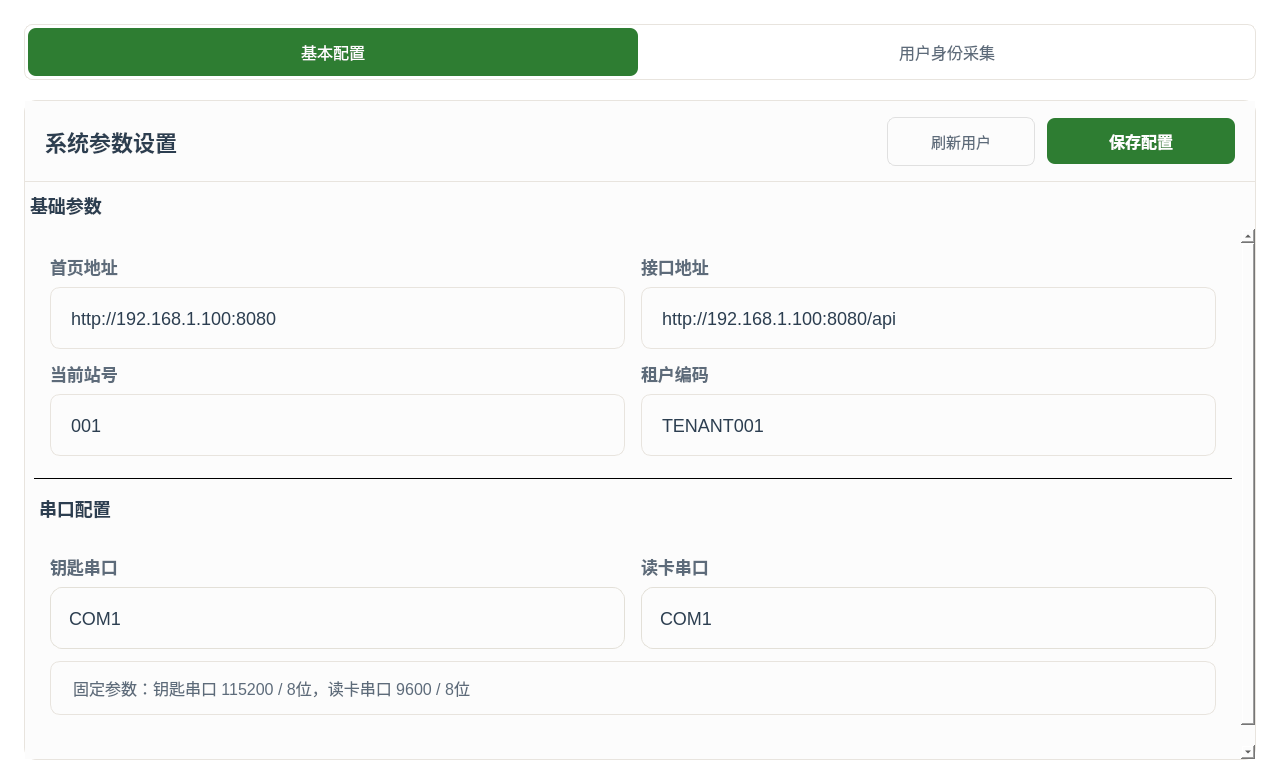
<?xml version="1.0" encoding="UTF-8"?>
<ui version="4.0">
 <class>SystemPage</class>
 <widget class="QWidget" name="SystemPage">
  <property name="geometry">
   <rect>
    <x>0</x>
    <y>0</y>
    <width>1280</width>
    <height>735</height>
   </rect>
  </property>
  <property name="styleSheet">
   <string notr="true">
/* ========== 系统设置页面样式 ========== */
#SystemPage {
    background-color: transparent;
}

/* 页面标题 */
#pageTitle {
    color: #2C3E50;
    font-size: 24px;
    font-weight: normal;
}

/* 标签页切换按钮 - 基础样式 */
#tabBasic, #tabAdvanced {
    background-color: transparent;
    color: #5D6B7A;
    font-size: 16px;
    border: none;
    border-radius: 8px;
    padding: 12px 22px;
    min-width: 120px;
}

#tabBasic:hover, #tabAdvanced:hover, #tabUserIdentity:hover {
    background-color: #E8F5E9;
}

#tabBasic:pressed, #tabAdvanced:pressed, #tabUserIdentity:pressed {
    background-color: #C8E6C9;
}

#tabBasic:checked, #tabAdvanced:checked, #tabUserIdentity:checked {
    background-color: #2E7D32;
    color: #FFFFFF;
}

#sysTabs {
    background-color: #FFFFFF;
    border: 1px solid #E8E4DE;
    border-radius: 8px;
    padding: 4px;
}

/* 表单面板 */
#sysFormPanel {
    background-color: #FFFFFF;
    border: 1px solid #E8E4DE;
    border-radius: 12px;
}

#formHeader {
    border-bottom: 1px solid #E8E4DE;
    background: transparent;
}

#contentStack {
    background: transparent;
    border: none;
}

#basicPage, #advancedPage {
    background: transparent;
}

#basicIntroCard {
    background-color: #F8FAFB;
    border: 1px solid #E8E4DE;
    border-radius: 12px;
}

#basicProfileCard, #basicSerialCard {
    background-color: transparent;
    border: none;
    border-radius: 0;
}

#basicHintLabel {
    color: #5D6B7A;
    font-size: 13px;
    background: transparent;
    border: none;
}

#advancedIntroCard {
    background-color: #F8FAFB;
    border: 1px solid #E8E4DE;
    border-radius: 12px;
}

#advancedHintLabel {
    color: #5D6B7A;
    font-size: 13px;
    background: transparent;
    border: none;
}

#advancedContentHost {
    background-color: #FFFFFF;
    border: none;
    border-radius: 12px;
}

#advancedActionCard, #advancedTableCard {
    background: transparent;
    border: none;
}

#advancedActionHintLabel {
    color: #FF6B35;
    font-size: 13px;
    background: transparent;
    border: none;
}

#formScrollArea {
    border: none;
    background: transparent;
}

#collectFingerprintBtn {
    background-color: #FFFFFF;
    color: #2E7D32;
    font-size: 16px;
    border: 1px solid #2E7D32;
    border-radius: 8px;
    padding: 12px 22px;
    min-width: 132px;
}

#collectFingerprintBtn:hover {
    background-color: #E8F5E9;
}

#collectFingerprintBtn:pressed {
    background-color: #C8E6C9;
}

#collectFingerprintBtn:disabled {
    background-color: #FAFAFA;
    color: #B9C2BB;
    border: 1px solid #E8E4DE;
}

#deleteCardBtn {
    background-color: #FFFFFF;
    color: #C62828;
    font-size: 16px;
    border: 1px solid #E0B6B6;
    border-radius: 8px;
    padding: 12px 22px;
    min-width: 132px;
}

#deleteCardBtn:hover {
    background-color: #FFF2F2;
}

#deleteCardBtn:pressed {
    background-color: #F6DCDC;
}

#deleteCardBtn:disabled {
    background-color: #FAFAFA;
    color: #CCB7B7;
    border-color: #E8E4DE;
}

#deleteFingerprintBtn {
    background-color: #FFFFFF;
    color: #C62828;
    font-size: 16px;
    border: 1px solid #E0B6B6;
    border-radius: 8px;
    padding: 12px 22px;
    min-width: 132px;
}

#deleteFingerprintBtn:hover {
    background-color: #FFF2F2;
}

#deleteFingerprintBtn:pressed {
    background-color: #F6DCDC;
}

#deleteFingerprintBtn:disabled {
    background-color: #FAFAFA;
    color: #CCB7B7;
    border-color: #E8E4DE;
}

#collectFingerprintPlaceholderBtn {
    background-color: #FFFFFF;
    color: #2E7D32;
    font-size: 16px;
    border: 1px solid #2E7D32;
    border-radius: 8px;
    padding: 12px 22px;
    min-width: 132px;
}

#collectFingerprintPlaceholderBtn:hover {
    background-color: #E8F5E9;
}

#collectFingerprintPlaceholderBtn:pressed {
    background-color: #C8E6C9;
}

#collectFingerprintPlaceholderBtn:disabled {
    background-color: #FAFAFA;
    color: #B9C2BB;
    border: 1px solid #E8E4DE;
}

#userTable {
    background-color: #FFFFFF;
    border: 1px solid #E8E4DE;
    border-radius: 8px;
    gridline-color: #E8E4DE;
}

#userTable::item {
    padding: 8px;
    border-bottom: 1px solid #E8E4DE;
}

#userTable::item:selected {
    background-color: #E8F5E9;
    color: #2C3E50;
}

#userTable QHeaderView::section {
    background-color: #F5F3EF;
    color: #2C3E50;
    font-weight: bold;
    padding: 10px;
    border: none;
    border-bottom: 1px solid #E8E4DE;
}

/* 表单标题 */
#formTitle {
    color: #2C3E50;
    font-size: 22px;
    font-weight: bold;
    border: none;
    background: transparent;
}

/* 分区标题 - 加粗醒目 */
#sectionTitle1, #basicSectionTitle, #advancedSectionTitle {
    color: #2C3E50;
    font-size: 18px;
    font-weight: bold;
    background: transparent;
    border: none;
    padding: 10px 0;
}

/* 字段标签 - 无边框纯文字 */
#field1Label, #field2Label, #field3Label, #field4Label, 
#field5Label, #field6Label, #field7Label, #field8Label {
    color: #5D6B7A;
    font-size: 17px;
    font-weight: 600;
    background: transparent;
    border: none;
    padding: 0;
}

/* 输入框 */
QLineEdit {
    background-color: #F5F3EF;
    border: 1px solid #E8E4DE;
    border-radius: 10px;
    padding: 16px 18px;
    font-size: 18px;
    color: #2C3E50;
    min-height: 28px;
}

/* 下拉框 */
QComboBox {
    background-color: #F7F6F2;
    border: 1px solid #E3E0D8;
    border-radius: 12px;
    padding: 16px 34px 16px 18px;
    font-size: 18px;
    color: #2C3E50;
    min-width: 140px;
    min-height: 28px;
}

QComboBox:disabled, QComboBox[readOnlyMuted=&quot;true&quot;] {
    background-color: #FAFAFA;
    color: #9AA4AF;
    border: 1px solid #E8E4DE;
}

QComboBox:disabled::drop-down, QComboBox[readOnlyMuted=&quot;true&quot;]::drop-down {
    background: transparent;
}

QComboBox:disabled QAbstractItemView, QComboBox[readOnlyMuted=&quot;true&quot;] QAbstractItemView {
    color: #9AA4AF;
}

QLineEdit:focus, QComboBox:focus {
    border-color: #2E7D32;
}

QComboBox::drop-down {
    subcontrol-origin: padding;
    subcontrol-position: top right;
    width: 24px;
    border: none;
    background: transparent;
}

QComboBox::down-arrow {
    image: url(:/branding/chevron_down.svg);
    width: 10px;
    height: 6px;
    margin-right: 8px;
}

QComboBox QAbstractItemView {
    background-color: #FFFFFF;
    color: #1F2937;
    border: 1px solid #DAD7CF;
    border-radius: 12px;
    padding: 4px;
    font-size: 17px;
    selection-background-color: #FFFFFF;
    selection-color: #1F2937;
    outline: 0;
}

QComboBox QAbstractItemView::item {
    min-height: 44px;
    padding: 0 14px;
    color: #1F2937;
    background-color: #FFFFFF;
}

QComboBox QAbstractItemView::item:hover {
    background-color: #FFFFFF;
    color: #1F2937;
}

QComboBox QAbstractItemView::item:selected {
    background-color: #FFFFFF;
    color: #1F2937;
}

/* 刷新按钮 - 点击效果 */
#refreshBtn {
    background-color: #FFFFFF;
    color: #5D6B7A;
    font-size: 15px;
    border: 1px solid #E0E0E0;
    border-radius: 8px;
    padding: 12px 18px;
    min-width: 110px;
}

#refreshBtn:pressed {
    background-color: #BDBDBD;
    border-color: #888888;
    color: #333333;
}

/* 保存按钮 - 点击效果 */
#saveBtn {
    background-color: #2E7D32;
    color: #FFFFFF;
    font-size: 15px;
    border: none;
    border-radius: 8px;
    padding: 12px 20px;
    min-width: 148px;
}

#saveBtn:pressed {
    background-color: #145A14;
}

#serialFixedHintLabel {
    color: #5D6B7A;
    font-size: 16px;
    background-color: #F8FAFB;
    border: 1px solid #E8E4DE;
    border-radius: 10px;
    padding: 14px 18px;
}

#field5Label[readOnlyMuted=&quot;true&quot;], #field6Label[readOnlyMuted=&quot;true&quot;] {
    color: #AAB4AE;
}

#serialFixedHintLabel[readOnlyMuted=&quot;true&quot;] {
    color: #9AA4AF;
    background-color: #FAFAFA;
    border: 1px solid #E8E4DE;
}

/* 分隔线 */
.divider {
    background-color: #E8E4DE;
}
   </string>
  </property>
  <layout class="QVBoxLayout" name="mainLayout">
   <property name="spacing">
    <number>20</number>
   </property>
   <property name="leftMargin">
    <number>24</number>
   </property>
   <property name="topMargin">
    <number>24</number>
   </property>
   <property name="rightMargin">
    <number>24</number>
   </property>
   <property name="bottomMargin">
    <number>24</number>
   </property>
   <item>
    <layout class="QHBoxLayout" name="pageHeader">
     <property name="spacing">
      <number>16</number>
     </property>
     <item>
      <widget class="QWidget" name="sysTabs" native="true">
       <layout class="QHBoxLayout" name="sysTabsLayout">
        <property name="spacing">
         <number>4</number>
        </property>
        <property name="leftMargin">
         <number>4</number>
        </property>
        <property name="topMargin">
         <number>4</number>
        </property>
        <property name="rightMargin">
         <number>4</number>
        </property>
        <property name="bottomMargin">
         <number>4</number>
        </property>
        <item>
         <widget class="QPushButton" name="tabBasic">
          <property name="text">
           <string>基本配置</string>
          </property>
          <property name="checkable">
           <bool>true</bool>
          </property>
          <property name="checked">
           <bool>true</bool>
          </property>
          <property name="autoExclusive">
           <bool>true</bool>
          </property>
         </widget>
        </item>
        <item>
         <widget class="QPushButton" name="tabAdvanced">
          <property name="text">
           <string>用户身份采集</string>
          </property>
          <property name="checkable">
           <bool>true</bool>
          </property>
          <property name="autoExclusive">
           <bool>true</bool>
          </property>
         </widget>
        </item>
       </layout>
      </widget>
     </item>
    </layout>
   </item>
   <item>
    <widget class="QFrame" name="sysFormPanel">
     <property name="frameShape">
      <enum>QFrame::StyledPanel</enum>
     </property>
     <layout class="QVBoxLayout" name="sysFormPanelLayout">
      <property name="spacing">
       <number>0</number>
      </property>
      <property name="leftMargin">
       <number>0</number>
      </property>
      <property name="topMargin">
       <number>0</number>
      </property>
      <property name="rightMargin">
       <number>0</number>
      </property>
      <property name="bottomMargin">
       <number>0</number>
      </property>
      <item>
       <widget class="QWidget" name="formHeader" native="true">
        <property name="styleSheet">
         <string notr="true">background-color: rgb(252, 252, 252);</string>
        </property>
        <layout class="QHBoxLayout" name="formHeaderLayout">
         <property name="spacing">
          <number>12</number>
         </property>
         <property name="leftMargin">
          <number>20</number>
         </property>
         <property name="topMargin">
          <number>16</number>
         </property>
         <property name="rightMargin">
          <number>20</number>
         </property>
         <property name="bottomMargin">
          <number>16</number>
         </property>
         <item>
          <widget class="QLabel" name="formTitle">
           <property name="text">
            <string>系统参数设置</string>
           </property>
          </widget>
         </item>
         <item>
          <spacer name="formHeaderSpacer">
           <property name="orientation">
            <enum>Qt::Horizontal</enum>
           </property>
           <property name="sizeHint" stdset="0">
            <size>
             <width>40</width>
             <height>20</height>
            </size>
           </property>
          </spacer>
         </item>
         <item>
          <widget class="QPushButton" name="refreshBtn">
           <property name="text">
            <string>刷新用户</string>
           </property>
          </widget>
         </item>
         <item>
          <widget class="QPushButton" name="saveBtn">
           <property name="minimumSize">
            <size>
             <width>188</width>
             <height>46</height>
            </size>
           </property>
           <property name="cursor">
            <cursorShape>PointingHandCursor</cursorShape>
           </property>
           <property name="styleSheet">
            <string notr="true">QPushButton#saveBtn {
    background-color: #2E7D32;
    color: #FFFFFF;
    font-size: 16px;
    font-weight: 600;
    border: none;
    border-radius: 8px;
    padding: 10px 20px;
}

QPushButton#saveBtn:hover {
    background-color: #256B29;
}

QPushButton#saveBtn:pressed {
    background-color: #145A14;
}

QPushButton#saveBtn:disabled {
    background-color: #BFD7C1;
    color: #F7FBF7;
}</string>
           </property>
           <property name="text">
            <string>保存配置</string>
           </property>
          </widget>
         </item>
        </layout>
       </widget>
      </item>
      <item>
       <widget class="QStackedWidget" name="contentStack">
        <property name="currentIndex">
         <number>0</number>
        </property>
        <widget class="QWidget" name="basicPage">
         <layout class="QVBoxLayout" name="basicPageLayout">
          <property name="spacing">
           <number>0</number>
          </property>
          <property name="leftMargin">
           <number>0</number>
          </property>
          <property name="topMargin">
           <number>0</number>
          </property>
          <property name="rightMargin">
           <number>0</number>
          </property>
          <property name="bottomMargin">
           <number>0</number>
          </property>
          <item>
           <widget class="QLabel" name="basicSectionTitle">
            <property name="styleSheet">
             <string notr="true">background-color: rgb(252, 252, 252);</string>
            </property>
            <property name="text">
             <string>基础参数</string>
            </property>
           </widget>
          </item>
          <item>
           <widget class="QScrollArea" name="formScrollArea">
            <property name="styleSheet">
             <string notr="true">background-color: rgb(252, 252, 252);</string>
            </property>
            <property name="widgetResizable">
             <bool>true</bool>
            </property>
            <widget class="QWidget" name="formBody">
             <property name="geometry">
              <rect>
               <x>0</x>
               <y>0</y>
               <width>1213</width>
               <height>553</height>
              </rect>
             </property>
             <layout class="QGridLayout" name="gridLayout">
              <item row="0" column="0" colspan="2">
               <widget class="QFrame" name="basicProfileCard">
                <property name="frameShape">
                 <enum>QFrame::StyledPanel</enum>
                </property>
                <layout class="QGridLayout" name="basicProfileLayout">
                 <property name="leftMargin">
                  <number>16</number>
                 </property>
                 <property name="topMargin">
                  <number>16</number>
                 </property>
                 <property name="rightMargin">
                  <number>16</number>
                 </property>
                 <property name="bottomMargin">
                  <number>16</number>
                 </property>
                 <property name="horizontalSpacing">
                  <number>16</number>
                 </property>
                 <property name="verticalSpacing">
                  <number>12</number>
                 </property>
                 <item row="0" column="0">
                  <layout class="QVBoxLayout" name="field1Layout">
                   <property name="spacing">
                    <number>8</number>
                   </property>
                   <item>
                    <widget class="QLabel" name="field1Label">
                     <property name="text">
                      <string>首页地址</string>
                     </property>
                    </widget>
                   </item>
                   <item>
                    <widget class="QLineEdit" name="homeUrlEdit">
                     <property name="text">
                      <string>http://192.168.1.100:8080</string>
                     </property>
                    </widget>
                   </item>
                  </layout>
                 </item>
                 <item row="0" column="1">
                  <layout class="QVBoxLayout" name="field2Layout">
                   <property name="spacing">
                    <number>8</number>
                   </property>
                   <item>
                    <widget class="QLabel" name="field2Label">
                     <property name="text">
                      <string>接口地址</string>
                     </property>
                    </widget>
                   </item>
                   <item>
                    <widget class="QLineEdit" name="apiUrlEdit">
                     <property name="text">
                      <string>http://192.168.1.100:8080/api</string>
                     </property>
                    </widget>
                   </item>
                  </layout>
                 </item>
                 <item row="1" column="0">
                  <layout class="QVBoxLayout" name="field3Layout">
                   <property name="spacing">
                    <number>8</number>
                   </property>
                   <item>
                    <widget class="QLabel" name="field3Label">
                     <property name="text">
                      <string>当前站号</string>
                     </property>
                    </widget>
                   </item>
                   <item>
                    <widget class="QLineEdit" name="stationIdEdit">
                     <property name="text">
                      <string>001</string>
                     </property>
                    </widget>
                   </item>
                  </layout>
                 </item>
                 <item row="1" column="1">
                  <layout class="QVBoxLayout" name="field4Layout">
                   <property name="spacing">
                    <number>8</number>
                   </property>
                   <item>
                    <widget class="QLabel" name="field4Label">
                     <property name="text">
                      <string>租户编码</string>
                     </property>
                    </widget>
                   </item>
                   <item>
                    <widget class="QLineEdit" name="tenantCodeEdit">
                     <property name="text">
                      <string>TENANT001</string>
                     </property>
                    </widget>
                   </item>
                  </layout>
                 </item>
                </layout>
               </widget>
              </item>
              <item row="1" column="0" colspan="2">
               <widget class="QFrame" name="divider1">
                <property name="minimumSize">
                 <size>
                  <width>0</width>
                  <height>1</height>
                 </size>
                </property>
                <property name="maximumSize">
                 <size>
                  <width>16777215</width>
                  <height>1</height>
                 </size>
                </property>
                <property name="styleSheet">
                 <string notr="true">background-color: #E8E4DE;</string>
                </property>
                <property name="frameShape">
                 <enum>QFrame::HLine</enum>
                </property>
               </widget>
              </item>
              <item row="2" column="0" colspan="2">
               <widget class="QLabel" name="sectionTitle1">
                <property name="text">
                 <string>串口配置</string>
                </property>
               </widget>
              </item>
              <item row="3" column="0" colspan="2">
               <widget class="QFrame" name="basicSerialCard">
                <property name="frameShape">
                 <enum>QFrame::StyledPanel</enum>
                </property>
                <layout class="QGridLayout" name="basicSerialLayout">
                 <property name="leftMargin">
                  <number>16</number>
                 </property>
                 <property name="topMargin">
                  <number>16</number>
                 </property>
                 <property name="rightMargin">
                  <number>16</number>
                 </property>
                 <property name="bottomMargin">
                  <number>16</number>
                 </property>
                 <property name="horizontalSpacing">
                  <number>16</number>
                 </property>
                 <property name="verticalSpacing">
                  <number>12</number>
                 </property>
                 <item row="0" column="0">
                  <layout class="QVBoxLayout" name="field5Layout">
                   <property name="spacing">
                    <number>8</number>
                   </property>
                   <item>
                    <widget class="QLabel" name="field5Label">
                     <property name="text">
                      <string>钥匙串口</string>
                     </property>
                    </widget>
                   </item>
                   <item>
                    <widget class="QComboBox" name="keySerialCombo">
                     <property name="editable">
                      <bool>false</bool>
                     </property>
                     <item>
                      <property name="text">
                       <string>COM1</string>
                      </property>
                     </item>
                     <item>
                      <property name="text">
                       <string>COM2</string>
                      </property>
                     </item>
                     <item>
                      <property name="text">
                       <string>COM3</string>
                      </property>
                     </item>
                     <item>
                      <property name="text">
                       <string>COM4</string>
                      </property>
                     </item>
                    </widget>
                   </item>
                  </layout>
                 </item>
                 <item row="0" column="1">
                  <layout class="QVBoxLayout" name="field6Layout">
                   <property name="spacing">
                    <number>8</number>
                   </property>
                   <item>
                    <widget class="QLabel" name="field6Label">
                     <property name="text">
                      <string>读卡串口</string>
                     </property>
                    </widget>
                   </item>
                   <item>
                    <widget class="QComboBox" name="cardSerialCombo">
                     <property name="editable">
                      <bool>false</bool>
                     </property>
                     <item>
                      <property name="text">
                       <string>COM1</string>
                      </property>
                     </item>
                     <item>
                      <property name="text">
                       <string>COM2</string>
                      </property>
                     </item>
                     <item>
                      <property name="text">
                       <string>COM3</string>
                      </property>
                     </item>
                     <item>
                      <property name="text">
                       <string>COM4</string>
                      </property>
                     </item>
                    </widget>
                   </item>
                  </layout>
                 </item>
                 <item row="1" column="0" colspan="2">
                  <widget class="QLabel" name="serialFixedHintLabel">
                   <property name="text">
                    <string>固定参数：钥匙串口 115200 / 8位，读卡串口 9600 / 8位</string>
                   </property>
                   <property name="wordWrap">
                    <bool>true</bool>
                   </property>
                  </widget>
                 </item>
                </layout>
               </widget>
              </item>
              <item row="4" column="0" colspan="2">
               <spacer name="formBottomSpacer">
                <property name="orientation">
                 <enum>Qt::Vertical</enum>
                </property>
                <property name="sizeHint" stdset="0">
                 <size>
                  <width>20</width>
                  <height>40</height>
                 </size>
                </property>
               </spacer>
              </item>
             </layout>
            </widget>
           </widget>
          </item>
         </layout>
        </widget>
        <widget class="QWidget" name="advancedPage">
         <layout class="QVBoxLayout" name="advancedPageLayout">
          <property name="spacing">
           <number>12</number>
          </property>
          <property name="leftMargin">
           <number>16</number>
          </property>
          <property name="topMargin">
           <number>16</number>
          </property>
          <property name="rightMargin">
           <number>16</number>
          </property>
          <property name="bottomMargin">
           <number>16</number>
          </property>
          <item>
           <widget class="QFrame" name="advancedIntroCard">
            <property name="visible">
             <bool>false</bool>
            </property>
            <property name="frameShape">
             <enum>QFrame::StyledPanel</enum>
            </property>
            <layout class="QVBoxLayout" name="advancedIntroLayout">
             <property name="spacing">
              <number>6</number>
             </property>
             <property name="leftMargin">
              <number>16</number>
             </property>
             <property name="topMargin">
              <number>16</number>
             </property>
             <property name="rightMargin">
              <number>16</number>
             </property>
             <property name="bottomMargin">
              <number>16</number>
             </property>
             <item>
              <widget class="QLabel" name="advancedHintLabel">
               <property name="text">
                <string>当前账号仅可查看用户身份信息，卡号和指纹维护需管理员账号操作。</string>
               </property>
               <property name="wordWrap">
                <bool>true</bool>
               </property>
              </widget>
             </item>
            </layout>
           </widget>
          </item>
          <item>
           <widget class="QLabel" name="advancedSectionTitle">
            <property name="visible">
             <bool>false</bool>
            </property>
            <property name="text">
             <string>用户身份采集</string>
            </property>
           </widget>
          </item>
          <item>
           <widget class="QFrame" name="advancedContentHost">
            <property name="minimumSize">
             <size>
              <width>0</width>
              <height>420</height>
             </size>
            </property>
            <property name="frameShape">
             <enum>QFrame::StyledPanel</enum>
            </property>
            <layout class="QVBoxLayout" name="advancedContentHostLayout">
             <property name="spacing">
              <number>12</number>
             </property>
             <property name="leftMargin">
              <number>16</number>
             </property>
             <property name="topMargin">
              <number>16</number>
             </property>
             <property name="rightMargin">
              <number>16</number>
             </property>
             <property name="bottomMargin">
              <number>16</number>
             </property>
             <item>
              <widget class="QFrame" name="advancedActionCard">
               <property name="frameShape">
                <enum>QFrame::NoFrame</enum>
               </property>
               <layout class="QVBoxLayout" name="advancedActionCardLayout">
                <property name="spacing">
                 <number>12</number>
                </property>
                <property name="leftMargin">
                 <number>0</number>
                </property>
                <property name="topMargin">
                 <number>0</number>
                </property>
                <property name="rightMargin">
                 <number>0</number>
                </property>
                <property name="bottomMargin">
                 <number>0</number>
                </property>
                <item>
                 <layout class="QHBoxLayout" name="advancedActionRow">
                  <property name="spacing">
                   <number>16</number>
                  </property>
                  <item>
                   <widget class="QLabel" name="advancedActionHintLabel">
                    <property name="text">
                     <string>请选择一个用户，然后点击“采集卡号”并刷卡。</string>
                    </property>
                    <property name="wordWrap">
                     <bool>true</bool>
                    </property>
                   </widget>
                  </item>
                  <item>
                   <spacer name="advancedActionSpacer">
                    <property name="orientation">
                     <enum>Qt::Horizontal</enum>
                    </property>
                    <property name="sizeHint" stdset="0">
                     <size>
                      <width>40</width>
                      <height>20</height>
                     </size>
                    </property>
                   </spacer>
                  </item>
                  <item>
                   <widget class="QPushButton" name="deleteCardBtn">
                    <property name="enabled">
                     <bool>false</bool>
                    </property>
                    <property name="text">
                     <string>删除卡号</string>
                    </property>
                   </widget>
                  </item>
                  <item>
                   <widget class="QPushButton" name="deleteFingerprintBtn">
                    <property name="enabled">
                     <bool>false</bool>
                    </property>
                    <property name="toolTip">
                     <string>指纹维护即将接入</string>
                    </property>
                    <property name="text">
                     <string>删除指纹</string>
                    </property>
                   </widget>
                  </item>
                  <item>
                   <widget class="QPushButton" name="collectFingerprintPlaceholderBtn">
                    <property name="enabled">
                     <bool>false</bool>
                    </property>
                    <property name="toolTip">
                     <string>指纹维护即将接入</string>
                    </property>
                    <property name="text">
                     <string>采指纹</string>
                    </property>
                   </widget>
                  </item>
                  <item>
                   <widget class="QPushButton" name="collectFingerprintBtn">
                    <property name="enabled">
                     <bool>false</bool>
                    </property>
                    <property name="text">
                     <string>采集卡号</string>
                    </property>
                   </widget>
                  </item>
                 </layout>
                </item>
               </layout>
              </widget>
             </item>
             <item>
              <widget class="QFrame" name="advancedTableCard">
               <property name="frameShape">
                <enum>QFrame::NoFrame</enum>
               </property>
               <layout class="QVBoxLayout" name="advancedTableCardLayout">
                <property name="spacing">
                 <number>0</number>
                </property>
                <property name="leftMargin">
                 <number>0</number>
                </property>
                <property name="topMargin">
                 <number>0</number>
                </property>
                <property name="rightMargin">
                 <number>0</number>
                </property>
                <property name="bottomMargin">
                 <number>0</number>
                </property>
                <item>
                 <widget class="QTableWidget" name="userTable">
                  <property name="editTriggers">
                   <set>QAbstractItemView::NoEditTriggers</set>
                  </property>
                  <property name="alternatingRowColors">
                   <bool>false</bool>
                  </property>
                  <property name="selectionMode">
                   <enum>QAbstractItemView::SingleSelection</enum>
                  </property>
                  <property name="selectionBehavior">
                   <enum>QAbstractItemView::SelectRows</enum>
                  </property>
                  <property name="showGrid">
                   <bool>true</bool>
                  </property>
                  <property name="columnCount">
                   <number>4</number>
                  </property>
                  <column>
                   <property name="text">
                    <string>账号</string>
                   </property>
                  </column>
                  <column>
                   <property name="text">
                    <string>姓名</string>
                   </property>
                  </column>
                  <column>
                   <property name="text">
                    <string>卡号</string>
                   </property>
                  </column>
                  <column>
                   <property name="text">
                    <string>指纹</string>
                   </property>
                  </column>
                 </widget>
                </item>
               </layout>
              </widget>
             </item>
            </layout>
           </widget>
          </item>
         </layout>
        </widget>
       </widget>
      </item>
     </layout>
    </widget>
   </item>
  </layout>
 </widget>
 <resources/>
 <connections/>
</ui>
